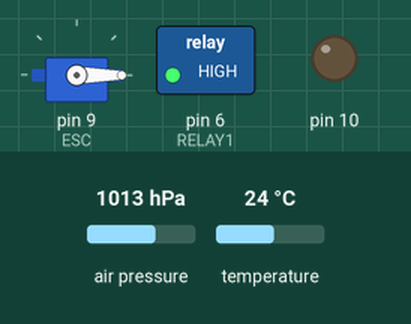
Bench run of a sketch on a simulated Arduino Uno, built with avr-gcc and run on an emulated ATmega328P. Shown: servo, switched loads named in the sketch (green lamp = pin HIGH), output pins drawn as LEDs (lit = HIGH). The inputs (shaded band) are chosen by the test bench; at power-on: air pressure 1013 hPa, temperature 24 °C. Storage starts empty; what the sketch prints to the serial monitor is not drawn.

Above: at 1.2 s.
1.3 s: air pressure set to 952 hPa
5.5 s: air pressure set to 979 hPa
7.7 s: air pressure set to 983 hPa
At 9.6 s:
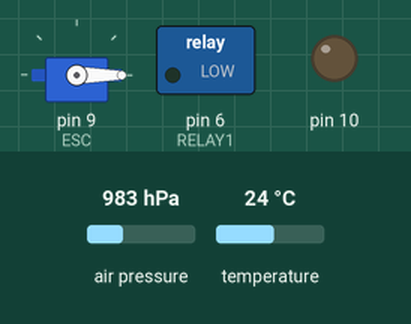
11.9 s: temperature set to 3 °C
Timing chart, 0 to 14.9 s (numbered marks = the images above; inputs shaded):
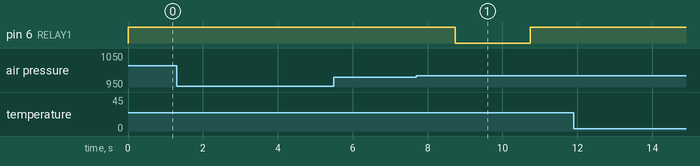

Measured:
- after the input at 1.3 s, every drawn part: stays the same
- after the input at 5.5 s, every drawn part: stays the same
- after the input at 7.7 s, pin 6 (RELAY1): HIGH → LOW after 1.0 s, → HIGH 2.0 s later
- after the input at 11.9 s, every drawn part: stays the same

The sketch:

EagleEyeRecoveryTestingCode_v3.ino
```cpp
/*                        EAGLE EYE PROPRIETARY INFORMATION                                           *
 *                                                                                                     *
  Purpose: Primary software for use on EAGLE EYE rotor craft. Controls and
           maintains motor speed, deploys parachute, reads and records atmospheric
           data.
 *                                                                                                     *
  Date:      Version:        Developer:        Description:
  6/25/16    1.0             James Wingerter   Initial Build.
  7/10/16    1.1             James Wingerter   added sd memory, motor control, parachute deployment
 *9/14/16    1.2             James Wingerter/Jarod Danner - added saftey count to 4                   *
 *9/19/16    1.3             Jared Danner      changed variables to print real numbers                *
 *                                                                                                    *
*/
#include <Time.h>
#include <TimeLib.h>
#include <Servo.h>
#include <Wire.h>
#include <SD.h>
#include <Adafruit_Sensor.h>
#include <Adafruit_BMP085_U.h>

Adafruit_BMP085_Unified bmp = Adafruit_BMP085_Unified(10085);

boolean chute_enable = false;  /*initialize enabled as false until it has been confirmed to be enabled*/
boolean chute_deploy = false;  /*initialize deployment as false (because it hasn't happened at the beginning of the flight)*/
boolean motor_start = false;   /*intialize motor start as false because it doesn't turn on until ~100,000 feet. */
time_t start;
time_t current_time;
File EagleEyeData;      /* File used to store the flight data. Data will be written/saved to this file during flight operations  */
int secondcount = 1;      /* use this count to keep track of time for writing to the file */
int saftey_counter = 0;   /* counter that must reach 4  before deployment */


int value = 0;        /* set values you need to zero*/
//************
Servo ESC;   //create a servo object for the ESC control. It is easier to use native servo library

//************

int speed;  //varaible that contains the speed of the motor
int pos = 0;    // variable to store the servo position for ESC

//  define names for the Digital pin 6 On the Arduino
//  These data pins link to the Relay board pins "IN1"
#define RELAY1  6

struct flight_data {
  float pressure;
  float temperature;
  float Alt;
};

/*****************************/
void arm() {

  setSpeed(0); //Sets speed variable delay(1000);

}
/*****************************/
void setSpeed(int speed) {

  int angle = map(speed, 0, 100, 0, 180); //Sets servo positions to different speeds.
  ESC.write(angle);           /*use 180 because the arduino thinks its controlling an actual servo, so 180 degrees*/
}

/************************The setup() method initializes the main hardwars components. Only runs once, or until everything is initialized********************/
/***********************************************************************************************************************************************************/
void setup() {
  ESC.attach(9);    /* attatch the ESC to digital pin 9 on the arduino */
  arm();
  /*Serial.begin(9600);    // start serial at 9600 baud*/

  //myservo.attach(9);  // attaches the servo on pin 9 to the servo object


  Serial.begin(9600); //9600 baud
  Serial.println("Pressure Sensor Test"); Serial.println("");

  /***** Initialize the Altimeter ****/
  boolean detected = false;
  while (not detected) {

    if (!bmp.begin())
    {
      /* There was a problem detecting the BMP085 ... check your connections */
      Serial.print("Ooops, no BMP085 detected ... Check your wiring or I2C ADDR!");
      delay(250);
    }
    else {
      detected = true;
    }
  }
  /*****Parachute deployment initialize******/
  //Set all the pins low so they do not toggle on Reset or Power on!
  digitalWrite(6, HIGH); /*send a LOW signal to pin 6*/

  // Initialise the Arduino data pins for OUTPUT
  pinMode(RELAY1, OUTPUT);

  /************* initialize SD Card reader********/
  Serial.begin(9600);
  Serial.print("Initializing SD card...");
  // On the Ethernet Shield, CS is pin 4. It's set as an output by default.
  // Note that even if it's not used as the CS pin, the hardware SS pin
  // (10 on most Arduino boards, 53 on the Mega) must be left as an output
  // or the SD library functions will not work.
  pinMode(10, OUTPUT);

  if (!SD.begin(10)) {
    Serial.println("initialization failed!");
    return;
  }
  Serial.println("initialization done.");
}

/********* method used to store Data to SD card storage***************/

void storeData(float Pressure, float Temperature, float Altitude) {
  /*****Write Recorded data to SD Card File every second******/
  /*TODO: Replace secondcount with now() */
  current_time = now();
  EagleEyeData = SD.open("FltData.txt", FILE_WRITE);
  /*EagleEyeData.print(secondcount);*/
  EagleEyeData.print(current_time);
  EagleEyeData.print(", ");
  EagleEyeData.print(Altitude);

  EagleEyeData.print(", ");
  EagleEyeData.print(Pressure);

  EagleEyeData.print(", ");
  EagleEyeData.print(Temperature);
  EagleEyeData.println("");

  EagleEyeData.close();   /* flush() physically saves the data to the card, so that the data will be retrievble even if the Arduino gets damaged.  */
}


/****** used to calculate flight data and return values in a struct, which will be called in the main loop ******/
struct flight_data getData() {
  /* Get a new sensor event */
  sensors_event_t event;
  bmp.getEvent(&event);
  /* Display atmospheric pressue in hPa */
  Serial.print("Pressure:    ");
  Serial.print(event.pressure);
  Serial.println(" hPa");

  /* Calculating altitude with reasonable accuracy requires pressure   *
    sea level pressure for your position at the moment the data is
    converted, as well as the ambient temperature in degress
    celcius.  If you don't have these values, a 'generic' value of
    1013.25 hPa can be used (defined as SENSORS_PRESSURE_SEALEVELHPA
    in sensors.h), but this isn't ideal and will give variable
    results from one day to the next.
  *                                                                    *
    You can usually find the current SLP value by looking at weather
    websites or from environmental information centers near any major
    airport.
  *                                                                    *
    For example, for Paris, France you can check the current mean
    pressure and sea level at: http://bit.ly/16Au8ol                   */

  /* First we get the current temperature from the BMP180 */
  float temperature;
  bmp.getTemperature(&temperature);
  Serial.print("Temperature: ");
  Serial.print(temperature);
  Serial.println(" C");

  /* Then convert the atmospheric pressure, SLP (Sea level pressue) and temp to altitude    */
  /* Update this next line with the current SLP for better results                  */
  float seaLevelPressure = 1014.8;  /***CHANGE TO DES MOINES AIRPORT VALUES*** OR Wherever the launch takes place*/
  Serial.print("Altitude:    ");
  Serial.print(bmp.pressureToAltitude(seaLevelPressure, event.pressure, temperature));
  float pressure = event.pressure;
  float Alt = bmp.pressureToAltitude(seaLevelPressure, event.pressure, temperature);  /*variable that contains the current altitude measurement*/
  flight_data data;
  data.pressure = event.pressure;
  data.temperature = temperature;
  data.Alt = Alt;
  return data;
}

/***********the loop() method is the main code, running constantly as Eagle Eye is in operation ******************/
/*****************************************************************************************************************/
void loop(void)
{

  /* Get a new sensor event */
  sensors_event_t event;
  bmp.getEvent(&event);

  /* Display the results (barometric pressure is measure in hPa) */
  if (event.pressure)
  {
    struct flight_data current = getData();

    /*Record data to the SD card*/
    storeData(current.pressure, current.temperature, current.Alt);

    /*****Parachute Deployment (using servo)***********/

    EagleEyeData = SD.open("FltData.txt", FILE_WRITE);
    if (not chute_enable and current.Alt >= 287) {  /*9144 m == 30,000 feet*/
      saftey_counter = saftey_counter + 1;               /* Increment the saftey_counter by 1 until */
      if (saftey_counter >= 4){
        chute_enable = true;
        Serial.print("chute enabled at ");
        Serial.print(current.Alt);
        Serial.print(" meters \n");
        EagleEyeData.print("chute enabled at ");
        EagleEyeData.print(current.Alt);
        EagleEyeData.print(" meters \n");
      }
      else if(current.Alt <= 287){
        saftey_counter = 0;  /* reset to zero */
        //Serial.print("the saftey counter has been reset to zero");
      }
    }

    if (not chute_deploy and chute_enable and current.Alt <= 283) { /*6096m == 20,000 feet*/
      //myservo.write(180); //open the servo to 180 degrees
      digitalWrite(RELAY1, LOW); /*This is close the circuit providing power the chute deployment system*/
      chute_deploy = true;
      Serial.print("chute deployed at ");
      Serial.print(current.Alt);
      delay(2000);
      digitalWrite(RELAY1, HIGH); /*run the current for 2 seconds? then open the circuit and stop the current*/
      EagleEyeData.print("chute deployed at ");
      EagleEyeData.print(current.Alt);
      EagleEyeData.print(" meters");
      EagleEyeData.println("");
    }
    EagleEyeData.close();   /* flush() physically saves the data to the card, so that the data will be retrievble even if the Arduino gets damaged.  */


    /********** Motor functions ************/
    if (not motor_start and current.Alt >= 30510.48) { //turn on the motor at 100,100 feet (allow room for free fall until sustained hover)
      //ESC.writeMicroseconds(value);
      motor_start = true;
      time_t start = now();

      int speed; //Implements speed variable
      for (speed = 0; speed <= 70; speed += 5) { /*Cycles speed up to 70% power for 1 second duration increment intervals*/

        /*the program will still record data during this spin up*/
        struct flight_data spinup = getData();
        storeData(spinup.pressure, spinup.temperature, spinup.Alt);
        setSpeed(speed); //Creates variable for speed to be used in for loop
        delay(1000);   /*delay for 1 second before incrementing speed up 5%. (This can change if needed)*/
        /*takes 14 seconds to reach desired 70%*/
      }

    }


    if (motor_start) {
      time_t current = now();
      if (second(current) - second(start) > 120) {
        motor_start =  false;

        for (speed = 70; speed > 0; speed -= 10) { // Cycles speed down to 0% power in 1 second increments. (7 seconds total)
          struct flight_data spindown = getData();
          storeData(spindown.pressure, spindown.temperature, spindown.Alt); /*Write SD Storage*/
          setSpeed(speed);
          delay(1000);


        }
        /*value = 0;  after 120 seconds, turn off motor*/
        setSpeed(0); //Sets speed variable no matter what after this event
        /**************************/
      }

    }

  }
  else {
    Serial.println("Sensor error");
  }
  secondcount = secondcount + 1; /*increment the time elapsed by 1 second*/
  delay(1000);  /*delay 1 second before reading the next value*/

}
```
